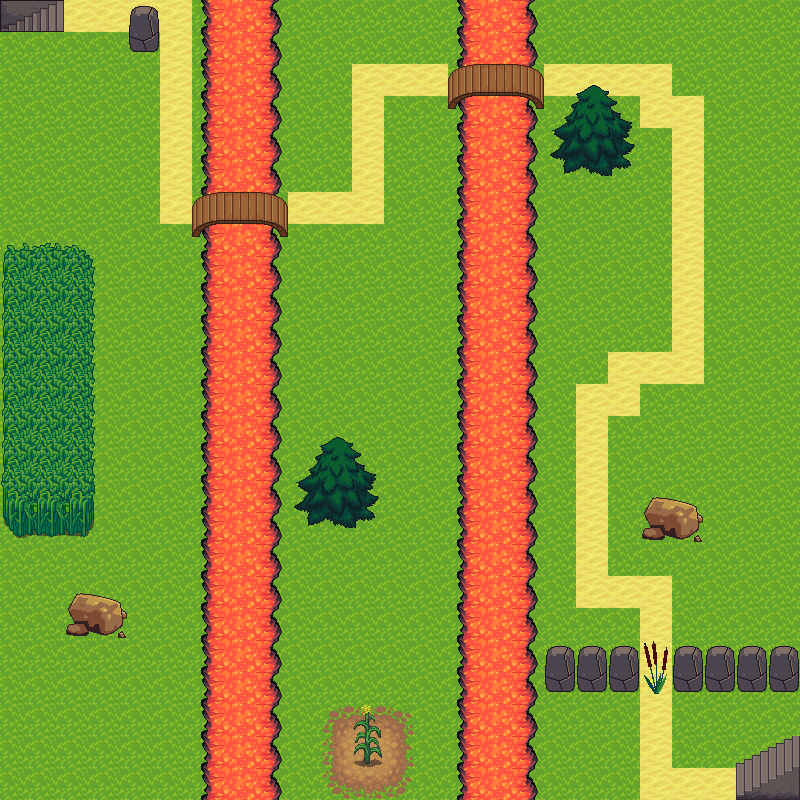

The image is a tile-based game level rendered from a .tmx file. Its description and complete source (layers, tilesets, objects, tile grids) follow:
An orthogonal 25x25 tile map with 32x32 px tiles, 4 tile layers (glass, lava, bridge, objs), 2 tilesets.

<map version="1.0" tiledversion="2017.08.29" orientation="orthogonal" renderorder="right-down" width="25" height="25" tilewidth="32" tileheight="32" infinite="0" nextobjectid="1">
 <tileset firstgid="1" name="west_rpg" tilewidth="32" tileheight="32" tilecount="1024" columns="32">
  <image source="west_rpg.png" width="1024" height="1024" />
 </tileset>
 <tileset firstgid="1025" name="the_man_set" tilewidth="32" tileheight="32" tilecount="2" columns="2">
  <image source="the_man_set.png" width="64" height="32" />
 </tileset>
 <layer name="glass" width="25" height="25">
  <data encoding="csv">
738,738,738,738,738,738,738,738,738,738,738,738,738,738,738,738,738,738,738,738,738,738,738,738,738,
738,738,738,738,738,738,738,738,738,738,738,738,738,738,738,738,738,738,738,738,738,738,738,738,738,
738,738,738,738,738,738,738,738,738,738,738,738,738,738,738,738,738,738,738,738,738,738,738,738,738,
738,738,738,738,738,738,738,738,738,738,738,738,738,738,738,738,738,738,738,738,738,738,738,738,738,
738,738,738,738,738,738,738,738,738,738,738,738,738,738,738,738,738,738,738,738,738,738,738,738,738,
738,738,738,738,738,738,738,738,738,738,738,738,738,738,738,738,738,738,738,738,738,738,738,738,738,
738,738,738,738,738,738,738,738,738,738,738,738,738,738,738,738,738,738,738,738,738,738,738,738,738,
738,738,738,738,738,738,738,738,738,738,738,738,738,738,738,738,738,738,738,738,738,738,738,738,738,
738,738,738,738,738,738,738,738,738,738,738,738,738,738,738,738,738,738,738,738,738,738,738,738,738,
738,738,738,738,738,738,738,738,738,738,738,738,738,738,738,738,738,738,738,738,738,738,738,738,738,
738,738,738,738,738,738,738,738,738,738,738,738,738,738,738,738,738,738,738,738,738,738,738,738,738,
738,738,738,738,738,738,738,738,738,738,738,738,738,738,738,738,738,738,738,738,738,738,738,738,738,
738,738,738,738,738,738,738,738,738,738,738,738,738,738,738,738,738,738,738,738,738,738,738,738,738,
738,738,738,738,738,738,738,738,738,738,738,738,738,738,738,738,738,738,738,738,738,738,738,738,738,
738,738,738,738,738,738,738,738,738,738,738,738,738,738,738,738,738,738,738,738,738,738,738,738,738,
738,738,738,738,738,738,738,738,738,738,738,738,738,738,738,738,738,738,738,738,738,738,738,738,738,
738,738,738,738,738,738,738,738,738,738,738,738,738,738,738,738,738,738,738,738,738,738,738,738,738,
738,738,738,738,738,738,738,738,738,738,738,738,738,738,738,738,738,738,738,738,738,738,738,738,738,
738,738,738,738,738,738,738,738,738,738,738,738,738,738,738,738,738,738,738,738,738,738,738,738,738,
738,738,738,738,738,738,738,738,738,738,738,738,738,738,738,738,738,738,738,738,738,738,738,738,738,
738,738,738,738,738,738,738,738,738,738,738,738,738,738,738,738,738,738,738,738,738,738,738,738,738,
738,738,738,738,738,738,738,738,738,738,738,738,738,738,738,738,738,738,738,738,738,738,738,738,738,
738,738,738,738,738,738,738,738,738,738,738,738,738,738,738,738,738,738,738,738,738,738,738,738,738,
738,738,738,738,738,738,738,738,738,738,738,738,738,738,738,738,738,738,738,738,738,738,738,738,738,
738,738,738,738,738,738,738,738,738,738,738,738,738,738,738,738,738,738,738,738,738,738,738,738,738
</data>
 </layer>
 <layer name="lava" width="25" height="25">
  <data encoding="csv">
0,0,0,0,0,0,304,305,306,0,0,0,0,0,304,305,306,0,0,0,0,0,0,0,0,
0,0,0,0,0,0,304,305,306,0,0,0,0,0,304,305,306,0,0,0,0,0,0,0,0,
0,0,0,0,0,0,304,305,306,0,0,0,0,0,304,305,306,0,0,0,0,0,0,0,0,
0,0,0,0,0,0,304,305,306,0,0,0,0,0,304,305,306,0,0,0,0,0,0,0,0,
0,0,0,0,0,0,304,305,306,0,0,0,0,0,304,305,306,0,0,0,0,0,0,0,0,
0,0,0,0,0,0,304,305,306,0,0,0,0,0,304,305,306,0,0,0,0,0,0,0,0,
0,0,0,0,0,0,304,305,306,0,0,0,0,0,304,305,306,0,0,0,0,0,0,0,0,
0,0,0,0,0,0,304,305,306,0,0,0,0,0,304,305,306,0,0,0,0,0,0,0,0,
0,0,0,0,0,0,304,305,306,0,0,0,0,0,304,305,306,0,0,0,0,0,0,0,0,
0,0,0,0,0,0,304,305,306,0,0,0,0,0,304,305,306,0,0,0,0,0,0,0,0,
0,0,0,0,0,0,304,305,306,0,0,0,0,0,304,305,306,0,0,0,0,0,0,0,0,
0,0,0,0,0,0,304,305,306,0,0,0,0,0,304,305,306,0,0,0,0,0,0,0,0,
0,0,0,0,0,0,304,305,306,0,0,0,0,0,304,305,306,0,0,0,0,0,0,0,0,
0,0,0,0,0,0,304,305,306,0,0,0,0,0,304,305,306,0,0,0,0,0,0,0,0,
0,0,0,0,0,0,304,305,306,0,0,0,0,0,304,305,306,0,0,0,0,0,0,0,0,
0,0,0,0,0,0,304,305,306,0,0,0,0,0,304,305,306,0,0,0,0,0,0,0,0,
0,0,0,0,0,0,304,305,306,0,0,0,0,0,304,305,306,0,0,0,0,0,0,0,0,
0,0,0,0,0,0,304,305,306,0,0,0,0,0,304,305,306,0,0,0,0,0,0,0,0,
0,0,0,0,0,0,304,305,306,0,0,0,0,0,304,305,306,0,0,0,0,0,0,0,0,
0,0,0,0,0,0,304,305,306,0,0,0,0,0,304,305,306,0,0,0,0,0,0,0,0,
0,0,0,0,0,0,304,305,306,0,0,0,0,0,304,305,306,0,0,0,0,0,0,0,0,
0,0,0,0,0,0,304,305,306,0,0,0,0,0,304,305,306,0,0,0,0,0,0,0,0,
0,0,0,0,0,0,304,305,306,0,80,81,82,0,304,305,306,0,0,0,0,0,0,0,0,
0,0,0,0,0,0,304,305,306,0,112,113,114,0,304,305,306,0,0,0,0,0,0,0,0,
0,0,0,0,0,0,304,305,306,0,144,145,146,0,304,305,306,0,0,0,0,0,0,0,0
</data>
 </layer>
 <layer name="bridge" width="25" height="25">
  <data encoding="csv">
317,318,386,386,386,386,0,0,0,0,0,0,0,0,0,0,0,0,0,0,0,0,0,0,0,
0,0,0,0,0,386,0,0,0,0,0,0,0,0,0,0,0,0,0,0,0,0,0,0,0,
0,0,0,0,0,386,0,0,0,0,0,386,386,386,526,527,528,386,386,386,386,0,0,0,0,
0,0,0,0,0,386,0,0,0,0,0,386,0,0,558,559,560,0,0,0,386,386,0,0,0,
0,0,0,0,0,386,0,0,0,0,0,386,0,0,0,0,0,0,0,0,0,386,0,0,0,
0,0,0,0,0,386,0,0,0,0,0,386,0,0,0,0,0,0,0,0,0,386,0,0,0,
0,0,0,0,0,386,526,527,528,386,386,386,0,0,0,0,0,0,0,0,0,386,0,0,0,
0,0,0,0,0,0,558,559,560,0,0,0,0,0,0,0,0,0,0,0,0,386,0,0,0,
0,0,0,0,0,0,0,0,0,0,0,0,0,0,0,0,0,0,0,0,0,386,0,0,0,
0,0,0,0,0,0,0,0,0,0,0,0,0,0,0,0,0,0,0,0,0,386,0,0,0,
0,0,0,0,0,0,0,0,0,0,0,0,0,0,0,0,0,0,0,0,0,386,0,0,0,
0,0,0,0,0,0,0,0,0,0,0,0,0,0,0,0,0,0,0,386,386,386,0,0,0,
0,0,0,0,0,0,0,0,0,0,0,0,0,0,0,0,0,0,386,386,0,0,0,0,0,
0,0,0,0,0,0,0,0,0,0,0,0,0,0,0,0,0,0,386,0,0,0,0,0,0,
0,0,0,0,0,0,0,0,0,0,0,0,0,0,0,0,0,0,386,0,0,0,0,0,0,
0,0,0,0,0,0,0,0,0,0,0,0,0,0,0,0,0,0,386,0,0,0,0,0,0,
0,0,0,0,0,0,0,0,0,0,0,0,0,0,0,0,0,0,386,0,0,0,0,0,0,
0,0,0,0,0,0,0,0,0,0,0,0,0,0,0,0,0,0,386,0,0,0,0,0,0,
0,0,0,0,0,0,0,0,0,0,0,0,0,0,0,0,0,0,386,386,386,0,0,0,0,
0,0,0,0,0,0,0,0,0,0,0,0,0,0,0,0,0,0,0,0,386,0,0,0,0,
0,0,0,0,0,0,0,0,0,0,0,0,0,0,0,0,0,0,0,0,386,0,0,0,0,
0,0,0,0,0,0,0,0,0,0,0,0,0,0,0,0,0,0,0,0,386,0,0,0,0,
0,0,0,0,0,0,0,0,0,0,0,0,0,0,0,0,0,0,0,0,386,0,0,0,0,
0,0,0,0,0,0,0,0,0,0,0,0,0,0,0,0,0,0,0,0,386,0,0,0,0,
0,0,0,0,0,0,0,0,0,0,0,0,0,0,0,0,0,0,0,0,386,386,386,0,0
</data>
 </layer>
 <layer name="objs" width="25" height="25">
  <data encoding="csv">
0,0,0,0,687,0,0,0,0,0,0,0,0,0,0,0,0,0,0,0,0,0,0,0,0,
0,0,0,0,719,0,0,0,0,0,0,0,0,0,0,0,0,0,0,0,0,0,0,0,0,
0,0,0,0,0,0,0,0,0,0,0,0,0,0,0,0,0,508,509,510,0,0,0,0,0,
0,0,0,0,0,0,0,0,0,0,0,0,0,0,0,0,0,540,541,542,0,0,0,0,0,
0,0,0,0,0,0,0,0,0,0,0,0,0,0,0,0,0,572,573,574,0,0,0,0,0,
0,0,0,0,0,0,0,0,0,0,0,0,0,0,0,0,0,604,605,606,0,0,0,0,0,
0,0,0,0,0,0,0,0,0,0,0,0,0,0,0,0,0,0,0,0,0,0,0,0,0,
522,523,524,0,0,0,0,0,0,0,0,0,0,0,0,0,0,0,0,0,0,0,0,0,0,
554,555,556,0,0,0,0,0,0,0,0,0,0,0,0,0,0,0,0,0,0,0,0,0,0,
554,555,556,0,0,0,0,0,0,0,0,0,0,0,0,0,0,0,0,0,0,0,0,0,0,
554,555,556,0,0,0,0,0,0,0,0,0,0,0,0,0,0,0,0,0,0,0,0,0,0,
554,555,556,0,0,0,0,0,0,0,0,0,0,0,0,0,0,0,0,0,0,0,0,0,0,
554,555,556,0,0,0,0,0,0,0,0,0,0,0,0,0,0,0,0,0,0,0,0,0,0,
554,555,556,0,0,0,0,0,0,508,509,510,0,0,0,0,0,0,0,0,0,0,0,0,0,
554,555,556,0,0,0,0,0,0,540,541,542,0,0,0,0,0,0,0,0,0,0,0,0,0,
586,587,588,0,0,0,0,0,0,572,573,574,0,0,0,0,0,0,0,0,699,700,0,0,0,
618,619,620,0,0,0,0,0,0,604,605,606,0,0,0,0,0,0,0,0,731,732,0,0,0,
0,0,0,0,0,0,0,0,0,0,0,0,0,0,0,0,0,0,0,0,0,0,0,0,0,
0,0,699,700,0,0,0,0,0,0,0,0,0,0,0,0,0,0,0,0,0,0,0,0,0,
0,0,731,732,0,0,0,0,0,0,0,0,0,0,0,0,0,0,0,0,0,0,0,0,0,
0,0,0,0,0,0,0,0,0,0,0,0,0,0,0,0,0,687,687,687,955,687,687,687,687,
0,0,0,0,0,0,0,0,0,0,0,0,0,0,0,0,0,719,719,719,987,719,719,719,719,
0,0,0,0,0,0,0,0,0,0,0,976,0,0,0,0,0,0,0,0,0,0,0,0,0,
0,0,0,0,0,0,0,0,0,0,0,1008,0,0,0,0,0,0,0,0,0,0,0,253,254,
0,0,0,0,0,0,0,0,0,0,0,0,0,0,0,0,0,0,0,0,0,0,0,285,286
</data>
 </layer>
</map>
